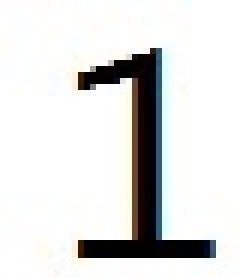
//> input picture G12_Aditya_OCR/Test/1_big.jpg, 120 x 139 px (shown 2 times larger)
$ ./compare Test/1_big.jpg   (built with g++ and OpenCV 4)
//> lines starting //> are read from the running program, lines starting //| are printed output that depends on the picture; after the words box and inside, x2 and y2 are one past the last pixel; in counts of white or black regions, pixels touching at a corner belong together
#include <opencv2/imgproc/imgproc.hpp>
#include <opencv2/highgui/highgui.hpp>
#include <string>
#include <iostream>
#include <stdlib.h>
#include <stdio.h>
using namespace std;
using namespace cv;


int* get_dimension(int x,int y,Mat input)
{
    int r=input.rows;
    int c=input.cols;
    int x1=x;
    int y1=y;
    int flagx=0;
    int flagy=0;
    for (int i=x;i<input.rows;i++)
    {
        for (int j=y;j<input.cols;j++)
        {
            if (flagx==0 && (int)input.at<uchar>(i,j)>0 && x1<i)
            {
                x1=i;
                flagx=1;
            }
        }
    }
    //x1 is upper boundary right now
    for (int i=x;i<input.cols;i++)
    {
        for (int j=y;j<input.rows;j++)
        {
            if (flagy==0 && (int)input.at<uchar>(j,i)>0 && y1<i)
            {
                y1=i;
                flagy=1;
            }
        }
    }
    //x1 is left boundary right now
    int x2=x1;
    int y2=y1;
    flagx=0;
    flagy=0;
    for (int i=x2;i<input.rows;i++)
    {
        flagx=1;
        flagy=0;
        for (int j=y2;j<input.cols;j++)
        {
            if ((int)input.at<uchar>(i,j)>0)
            {
                flagx=0;
                break;
            }
        }

        if (flagx==0) flagy=1;
        if (flagx==1 && flagy==1) break;
        for (int j=y2;j<input.cols;j++)
        {
            if (flagx==0 && (int)input.at<uchar>(i,j)>0 && x1<i)
            {
                x1=i;
                flagx=1;
            }
        }
    }
    flagx=0;
    flagy=0;
    for (int i=y2;i<input.cols;i++)
    {
        flagy=1;
        flagx=0;
        for (int j=x2;j<input.cols;j++)
        {
            if ((int)input.at<uchar>(i,j)>0)
            {
                flagy=0;
                break;
            }
        }
        if (flagy==0) flagx=1;
        if (flagx==1 && flagy==1) break;
        for (int j=x2;j<input.rows;j++)
        {
            if (flagy==0 && (int)input.at<uchar>(j,i)>0 && y1<i)
            {
                y1=i;
                flagy=1;
            }
        }
    }


    int* answer = new int[4];
    answer[0]=x1;                   //lower line
    answer[1]=x2;                   //upper line
    answer[2]=y1;                   //right line
    answer[3]=y2;                   //left line
    return answer;
}
Mat get_refined(Mat input,int* tmp1)
{
    Mat output(tmp1[0]-tmp1[1],tmp1[2]-tmp1[3],input.type());
    for (int i=tmp1[1];i<tmp1[0];i++)
    {
        for (int j=tmp1[3];j<tmp1[2];j++)
        {
            output.at<uchar>(i-tmp1[1],j-tmp1[3])=input.at<uchar>(i,j);
        }
    }
    return output;
}
// [27 lines left out: function print_array, not called in this run]
void thresh(Mat input)
{
    for (int i=0;i<input.rows;i++)
    {
        for (int j=0;j<input.cols;j++)
        {
            if ((int)input.at<uchar>(i,j)<200) input.at<uchar>(i,j)=255;
            else input.at<uchar>(i,j)=0;
        }
    }
}
bool eight(int i,int j,Mat input)
{
    if ((i-1)>0 && (j-1)>0 && (int)input.at<uchar>(i-1,j-1)!=0) return true;
    else if ((i+1)<input.rows && (j-1)>0 && (int)input.at<uchar>(i+1,j-1)!=0) return true;
    else if ((i-1)>0 && (j+1)<input.cols && (int)input.at<uchar>(i-1,j+1)!=0) return true;
    else if ((i+1)<input.rows && (j+1)<input.cols && (int)input.at<uchar>(i+1,j+1)!=0) return true;
    else return false;
}
bool four(int i,int j,Mat input)
{
    if ((i-1)>0 && (int)input.at<uchar>(i-1,j)!=0) return true;
    else if ((j-1)>0 && (int)input.at<uchar>(i,j-1)!=0) return true;
    else if ((i+1)<input.rows && (int)input.at<uchar>(i+1,j)!=0) return true;
    else if ((j+1)<input.cols && (int)input.at<uchar>(i,j+1)!=0) return true;
    else return false;
}

Mat get_mask(Mat input)
{
    input=get_refined(input,get_dimension(0,0,input));
    //cout<<"Showing input to get_mask"<<endl;
    //imshow("Window1",input);
    //waitKey(0);
    Mat mask(input.rows,input.cols,input.type());
    //cout<<CV_32SC1<<" "<<input.type()<<endl;
    for (int i=0;i<input.rows;i++)
    {
        for (int j=0;j<input.cols;j++)
        {
            if ((int)input.at<uchar>(i,j)==255) mask.at<uchar>(i,j)=3;
            else if (four(i,j,input)==true) mask.at<uchar>(i,j)=2;
             else if (eight(i,j,input)==true) mask.at<uchar>(i,j)=1;
             else  mask.at<uchar>(i,j)=-1;
        }
    }
    return mask;
}

long function(Mat input,Mat mask)
{	//takes in a image, resizes to mask, then finds output
    //print_array(mask);
   Mat output=input;
    if (input.rows!=mask.rows || input.cols!=mask.cols)
    {
        float x=(float)mask.rows/input.rows;
        float y=(float)mask.cols/input.cols;
        //cout<<"Value of x and y "<<x<<" "<<y<<endl;
        resize(input,output,Size(y*input.cols,x*input.rows),0,0,INTER_NEAREST);
        //imshow("Resized_image",output);
        //waitKey(0);
    }
    long sum=0;
    for (int i=0;i<mask.rows;i++)
    {
        for (int j=0;j<mask.cols;j++)
        {
            if ((int)mask.at<uchar>(i,j)!=255)
            	{
            		//cout<<sum<<" "<<(int)output.at<uchar>(i,j)<<" "<<(int)mask.at<uchar>(i,j)<<endl;
            		sum=sum+(int)output.at<uchar>(i,j)*(int)mask.at<uchar>(i,j);

            	}
            else
            {
            	sum=sum-(int)input.at<uchar>(i,j);
            	//cout<<sum<<" "<<(int)input.at<uchar>(i,j)<<endl;
            }

        }
    }
    return sum;
}

// [4 lines left out: function percentage, not called in this run]

class Data
{
    public:
         char name;
         long function_output;
         Mat Mask;
         Data()
         {
            name=' ';
            function_output=0;
            Mask=Mat(0,0,0);
         }
         // [8 lines left out: function Data, not called in this run]

};
Data* create_data()
{
    Data* output = new Data[36];

    for (int i=0;i<10;i++)
    {
        string name="./Train/";
        string jpg=".jpg";
        stringstream convert;
        convert<<i;
        string result=convert.str();
        name=name+result+jpg;
        Mat tmp=imread(name,0);
        thresh(tmp);
        tmp=get_refined(tmp,get_dimension(0,0,tmp));
        Mat tmp_mask=get_mask(tmp);
        output[i].function_output=function(tmp,tmp_mask);
        output[i].Mask=tmp_mask;
        output[i].name=i+48;
    }
    for (int i=65;i<91;i++)
    {
    	string name="./Train/";
        string jpg=".jpg";
        stringstream convert;
        convert<<(char)i;
        string result=convert.str();
        name=name+result+jpg;
        Mat tmp=imread(name,0);
        thresh(tmp);
        tmp=get_refined(tmp,get_dimension(0,0,tmp));
        Mat tmp_mask=get_mask(tmp);
        output[i-55].function_output=function(tmp,tmp_mask);
        output[i-55].Mask=tmp_mask;
        output[i-55].name=i;
    }
    // [19 lines of commented-out code are left out]
    return output;
}
// [5 lines left out: function absolute, not called in this run]
char find(Data* data,Mat character,int n)
{


    character=get_refined(character,get_dimension(0,0,character));
    char x=' ';
    long min=2147483647;
    Mat output;

    for (int i=0;i<n;i++)
    {
        long y1=data[i].function_output;
        long x1=function(character,data[i].Mask);
        if (percentage(absolute(x1-y1),y1)<min)
        {
            x=data[i].name;
            min=percentage(absolute(x1-y1),y1);
        }

        cout<<" % "<<percentage(absolute(x1-y1),y1)<<" with compared character "<<data[i].name
        <<" and current x is "<<x<<" x1 y1: "<<x1<<" "<<y1<<endl;
    }
    return x;
}
int main(int argc,char** argv)
{
    string location;
    int del=0;

    while (argv[1][del]!=' ' && argv[1][del]!='\n' && argv[1][del]!='\0')
    {
        location.push_back(argv[1][del]);
        del++;
    }
    cout<<"Input image file is : "<<location<<endl;
    Data* data_set=create_data();
//> 0.jpg cannot be read in this run, so this picture is empty
//> in get_dimension, `int r=input.rows;`: r = 0
//> A.jpg cannot be read in this run, so this picture is empty
    for (int i=0;i<36;i++)
    {
        //cout<<data_set[i].function_output<<" "<<data_set[i].name<<endl;
    }
    //cout<<endl;
    Mat input=imread(location,0);
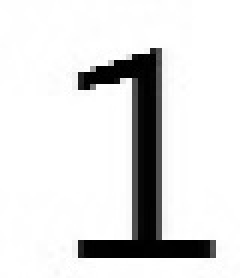
//> input: 139 rows x 120 cols, CV_8UC1 (shown 2 times larger); min 0, max 255, mean 222.3
    thresh(input);
//> after the loop in thresh (call 7), `for (int i=0;i<input.rows;i++)`:
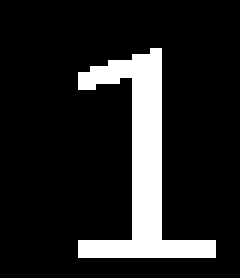
//> input: 139 rows x 120 cols, CV_8UC1 (shown 2 times larger); 13.8% white; 1 white region, box (x1, y1, x2, y2) and area: (39, 24, 108, 129) 2304
    Mat input1;
    input1=get_refined(input,get_dimension(0,0,input));
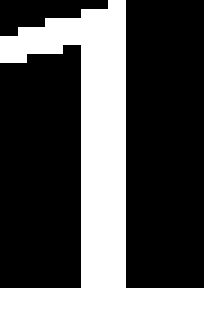
//> input1: 104 rows x 68 cols, CV_8UC1 (shown 3 times larger); 31.5% white; 1 white region, box (x1, y1, x2, y2) and area: (0, 0, 68, 104) 2227
    Mat mask=get_mask(input1);
//> in get_mask (call 7), `input=get_refined(input,get_dimension(0,0,input));`:
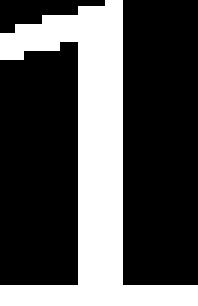
//> input: 102 rows x 66 cols, CV_8UC1 (shown 3 times larger); 31.6% white; 1 white region, box (x1, y1, x2, y2) and area: (0, 0, 66, 102) 2130
//> after the loop in get_mask (call 7), `for (int i=0;i<input.rows;i++)`:
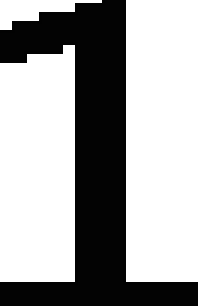
//> mask: 102 rows x 66 cols, CV_8UC1 (shown 3 times larger); min 1, max 255, mean 164
	//cout<<endl;
    //print_array(mask);
    //cout<<endl;
    cout<<"Identified character is : "<<find(data_set,input,36)<<endl;
//> (the run ends here: the program stops with an error, at `resize(input,output,Size(y*input.cols,x*input.rows),0,0,INTER_NEAREST);`)
